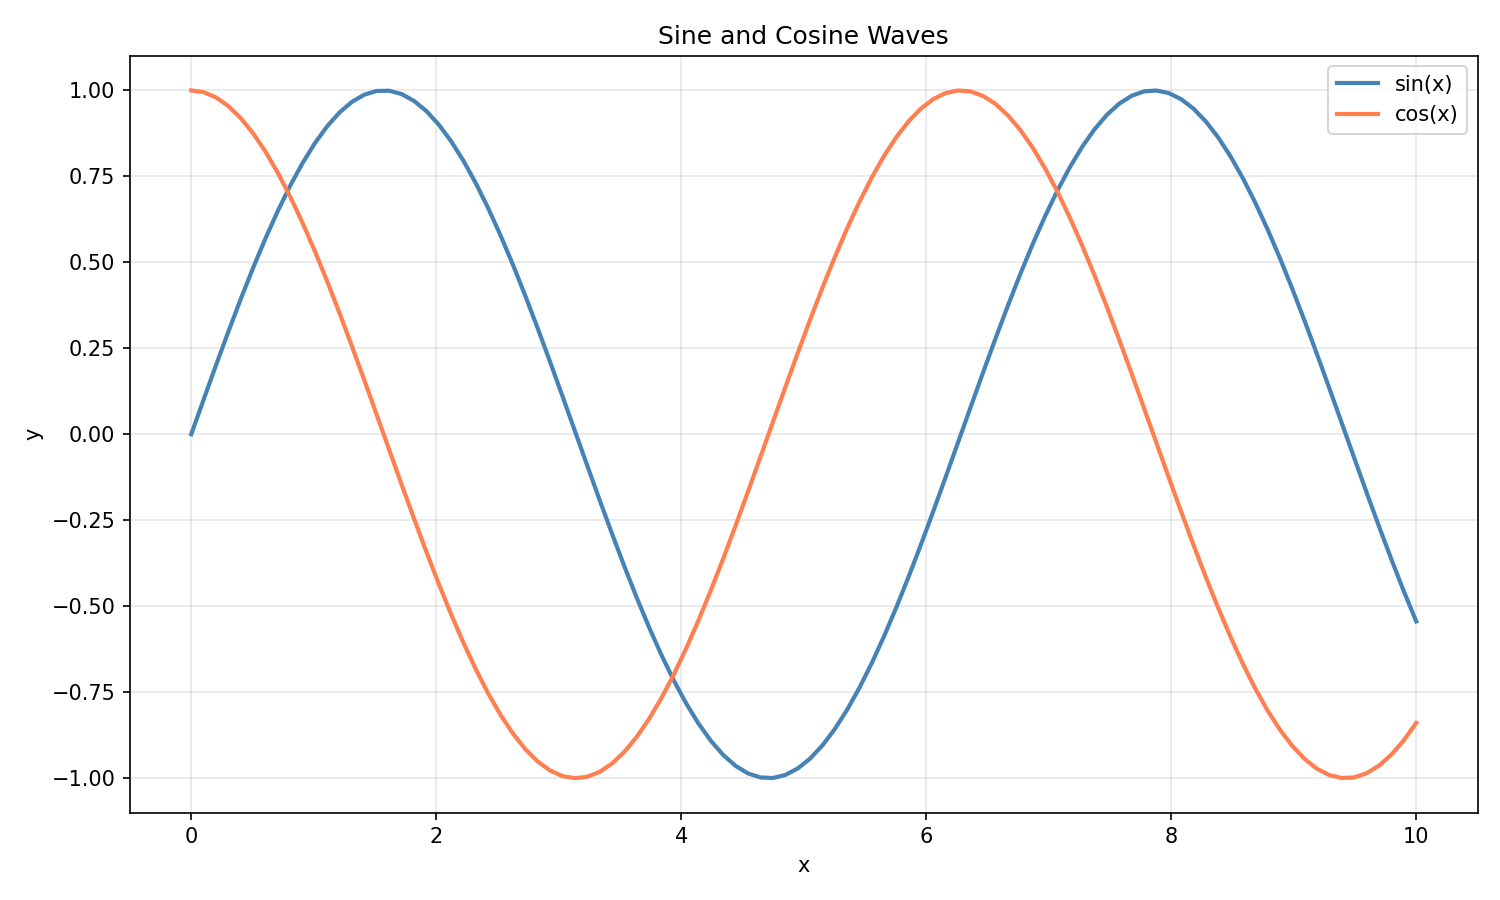

Source code (Python):
import matplotlib.pyplot as plt
import numpy as np

# Generate sample data
x = np.linspace(0, 10, 100)
y1 = np.sin(x)
y2 = np.cos(x)

# Create the plot
fig, ax = plt.subplots(figsize=(10, 6))
ax.plot(x, y1, label="sin(x)", color="steelblue", linewidth=2)
ax.plot(x, y2, label="cos(x)", color="coral", linewidth=2)

ax.set_title("Sine and Cosine Waves")
ax.set_xlabel("x")
ax.set_ylabel("y")
ax.legend()
ax.grid(True, alpha=0.3)

plt.tight_layout()
plt.savefig("plot.png", dpi=150)
plt.show()
print("Plot saved to plot.png")
